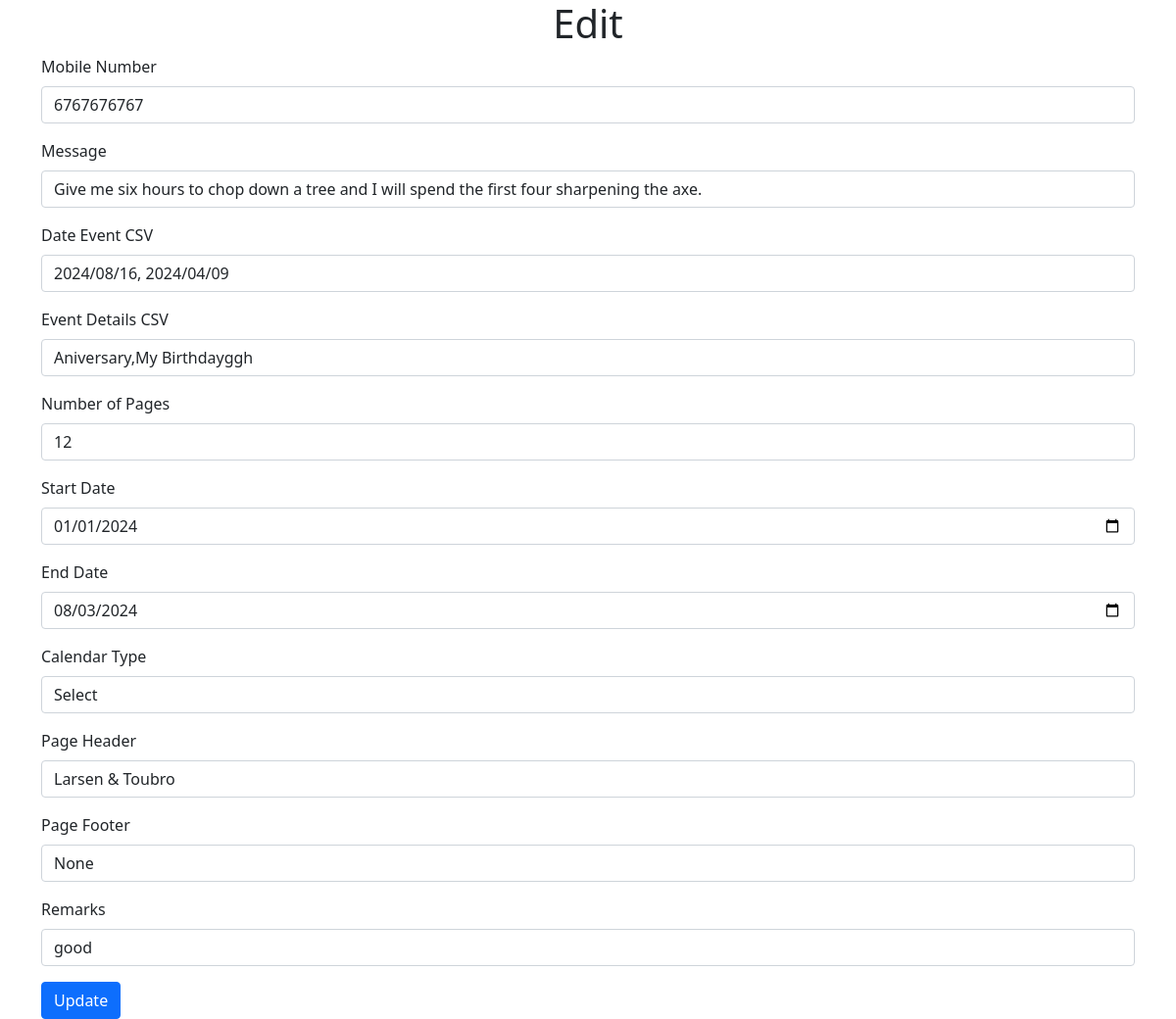
The page /user_calendar/add_update_modal.php?uc_no=210 on the database its author committed.
### tables this page shows
CREATE TABLE `user_calendar` (
  `uc_no` int(5) NOT NULL,
  `usr_id` char(10) NOT NULL,
  `uc_msg` varchar(100) NOT NULL,
  `uc_date_event_csv` varchar(250) NOT NULL,
  `uc_event_details_csv` varchar(50) NOT NULL,
  `uc_img_csv` varchar(500) NOT NULL DEFAULT '0',
  `uc_num_page` int(2) NOT NULL,
  `uc_start_date` date NOT NULL,
  `uc_end_date` date NOT NULL,
  `uc_calendar_type` varchar(35) NOT NULL,
  `uc_page_header` varchar(100) NOT NULL,
  `uc_page_footer` varchar(100) NOT NULL,
  `uc_remarks` varchar(100) NOT NULL
);

### user_calendar/add_update_modal.php (the view, shortened to what this page needs)
<?php
include '../db_connection.php';
$uc_no = isset($_GET['uc_no']) ? $_GET['uc_no'] : null;
$event_rec = null;
if ($uc_no) {
    $sql = "SELECT * FROM user_calendar WHERE uc_no = $uc_no";
    $result = $conn->query($sql);
    $event_rec = $result->fetch_assoc();
}
?>
<!DOCTYPE html>
<html lang="en">
<head>
    <link href="https://cdn.jsdelivr.net/npm/bootstrap@5.0.2/dist/css/bootstrap.min.css" rel="stylesheet">
    <link href="https://code.jquery.com/ui/1.12.1/themes/base/jquery-ui.css" rel="stylesheet">
</head>
<body>
    <div class="container">
        <h1 class="text-center"><?php echo $uc_no ? 'Edit ' : 'Add '; ?></h1>
        <form id="eventForm">
            <div class="mb-3">
                <label for="usr_id" class="form-label">Mobile Number</label>
                <input type="text" class="form-control" id="usr_id" name="usr_id" value="<?php echo $event_rec ? $event_rec['usr_id'] : ''; ?>" required>
            </div>
            <div class="mb-3">
                <label for="uc_msg" class="form-label">Message</label>
                <input type="text" class="form-control" id="uc_msg" name="uc_msg" value="<?php echo $event_rec ? $event_rec['uc_msg'] : ''; ?>" required>
            </div>
            <div class="mb-3">
                <label for="uc_date_event_csv" class="form-label">Date Event CSV</label>
                <input type="text" class="form-control" id="uc_date_event_csv" name="uc_date_event_csv" value="<?php echo $event_rec ? $event_rec['uc_date_event_csv'] : ''; ?>" required>
            </div>
            <div class="mb-3">
                <label for="uc_event_details_csv" class="form-label">Event Details CSV</label>
                <input type="text" class="form-control" id="uc_event_details_csv" name="uc_event_details_csv" value="<?php echo $event_rec ? $event_rec['uc_event_details_csv'] : ''; ?>" required>
            </div>
            <div class="mb-3">
                <label for="uc_num_page" class="form-label">Number of Pages</label>
                <input type="number" class="form-control" id="uc_num_page" name="uc_num_page" value="<?php echo $event_rec ? $event_rec['uc_num_page'] : ''; ?>" required>
            </div>
            <div class="mb-3">
                <label for="uc_start_date" class="form-label">Start Date</label>
                <input type="date" class="form-control" id="uc_start_date" name="uc_start_date" value="<?php echo $event_rec ? $event_rec['uc_start_date'] : ''; ?>" required>
            </div>
            <div class="mb-3">
                <label for="uc_end_date" class="form-label">End Date</label>
                <input type="date" class="form-control" id="uc_end_date" name="uc_end_date" value="<?php echo $event_rec ? $event_rec['uc_end_date'] : ''; ?>" required>
            </div>
            <div class="mb-3">
                <label for="uc_calendar_type" class="form-label">Calendar Type</label>
                <select class="form-control" id="uc_calendar_type" name="uc_calendar_type" required>
                    <option  <?php echo $event_rec && $event_rec['uc_calendar_type'] == '' ? 'selected' : ''; ?>>Select</option>
                </select>
            </div>
            <div class="mb-3">
                <label for="uc_page_header" class="form-label">Page Header</label>
                <input type="text" class="form-control" id="uc_page_header" name="uc_page_header" value="<?php echo $event_rec ? $event_rec['uc_page_header'] : ''; ?>" required>
            </div>
            <div class="mb-3">
                <label for="uc_page_footer" class="form-label">Page Footer</label>
                <input type="text" class="form-control" id="uc_page_footer" name="uc_page_footer" value="<?php echo $event_rec ? $event_rec['uc_page_footer'] : ''; ?>" >
            </div>
            <div class="mb-3">
                <label for="uc_remarks" class="form-label">Remarks</label>
                <input type="text" class="form-control" id="uc_remarks" name="uc_remarks" value="<?php echo $event_rec ? $event_rec['uc_remarks'] : ''; ?>" >
            </div>
            <button type="submit" class="btn btn-primary"><?php echo $uc_no ? 'Update' : 'Add'; ?> </button>
        </form>
    </div>
</body>
</html>

### rows shown on the page
user_calendar: usr_id "6767676767", uc_msg "Give me six hours to chop down a tree and I will spend the first four sharpening the axe.", uc_date_event_csv "2024/08/16, 2024/04/09", uc_event_details_csv "Aniversary,My Birthdayggh", uc_num_page "12", uc_start_date "01/01/2024", uc_end_date "08/03/2024", uc_page_header "Larsen & Toubro", uc_page_footer "None", uc_remarks "good"
